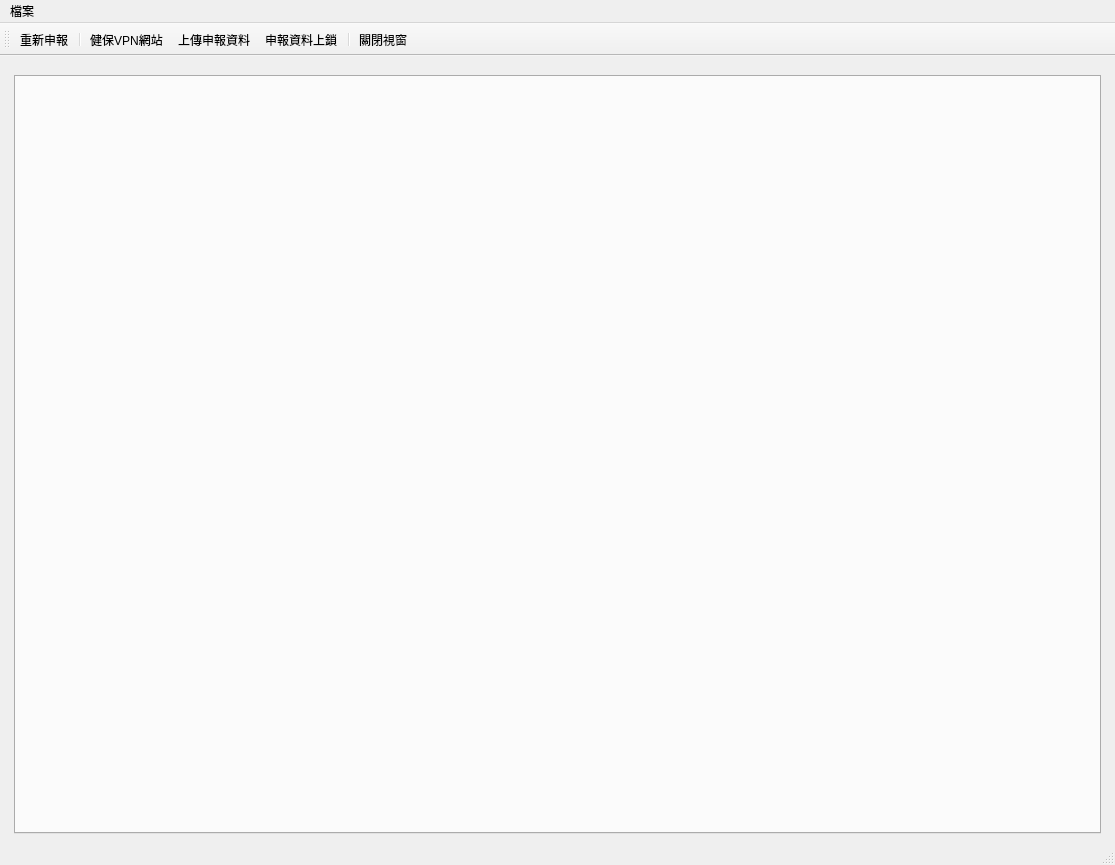
<?xml version="1.0" encoding="UTF-8"?>
<ui version="4.0">
 <class>InsApplyWindow</class>
 <widget class="QMainWindow" name="InsApplyWindow">
  <property name="geometry">
   <rect>
    <x>0</x>
    <y>0</y>
    <width>1115</width>
    <height>865</height>
   </rect>
  </property>
  <property name="windowTitle">
   <string>健保申報</string>
  </property>
  <widget class="QWidget" name="centralwidget">
   <layout class="QVBoxLayout" name="verticalLayout_2">
    <item>
     <layout class="QVBoxLayout" name="verticalLayout">
      <property name="leftMargin">
       <number>5</number>
      </property>
      <property name="topMargin">
       <number>10</number>
      </property>
      <property name="rightMargin">
       <number>5</number>
      </property>
      <item>
       <widget class="QTabWidget" name="tabWidget_ins_data"/>
      </item>
     </layout>
    </item>
   </layout>
  </widget>
  <widget class="QStatusBar" name="statusbar"/>
  <widget class="QToolBar" name="toolBar">
   <property name="windowTitle">
    <string>toolBar</string>
   </property>
   <property name="toolButtonStyle">
    <enum>Qt::ToolButtonTextUnderIcon</enum>
   </property>
   <attribute name="toolBarArea">
    <enum>TopToolBarArea</enum>
   </attribute>
   <attribute name="toolBarBreak">
    <bool>false</bool>
   </attribute>
   <addaction name="action_reapply"/>
   <addaction name="separator"/>
   <addaction name="action_open_nhi_vpn"/>
   <addaction name="action_upload"/>
   <addaction name="action_ins_lock"/>
   <addaction name="separator"/>
   <addaction name="action_close"/>
  </widget>
  <widget class="QMenuBar" name="menubar">
   <property name="geometry">
    <rect>
     <x>0</x>
     <y>0</y>
     <width>1115</width>
     <height>25</height>
    </rect>
   </property>
   <widget class="QMenu" name="menu">
    <property name="title">
     <string>檔案</string>
    </property>
   </widget>
   <addaction name="menu"/>
  </widget>
  <action name="action_close">
   <property name="icon">
    <iconset>
     <normaloff>../icons/application-exit.svg</normaloff>../icons/application-exit.svg</iconset>
   </property>
   <property name="text">
    <string>關閉視窗</string>
   </property>
  </action>
  <action name="action_reapply">
   <property name="icon">
    <iconset>
     <normaloff>../icons/gtk-redo-ltr.svg</normaloff>../icons/gtk-redo-ltr.svg</iconset>
   </property>
   <property name="text">
    <string>重新申報</string>
   </property>
   <property name="toolTip">
    <string>重新申報</string>
   </property>
  </action>
  <action name="action_open_nhi_vpn">
   <property name="icon">
    <iconset>
     <normaloff>../icons/applications-internet.png</normaloff>../icons/applications-internet.png</iconset>
   </property>
   <property name="text">
    <string>健保VPN網站</string>
   </property>
  </action>
  <action name="action_upload">
   <property name="icon">
    <iconset>
     <normaloff>../icons/network-server.png</normaloff>../icons/network-server.png</iconset>
   </property>
   <property name="text">
    <string>上傳申報資料</string>
   </property>
  </action>
  <action name="action_ins_lock">
   <property name="icon">
    <iconset>
     <normaloff>../icons/lock.svg</normaloff>../icons/lock.svg</iconset>
   </property>
   <property name="text">
    <string>申報資料上鎖</string>
   </property>
   <property name="toolTip">
    <string>申報資料上鎖</string>
   </property>
  </action>
 </widget>
 <resources/>
 <connections/>
</ui>
